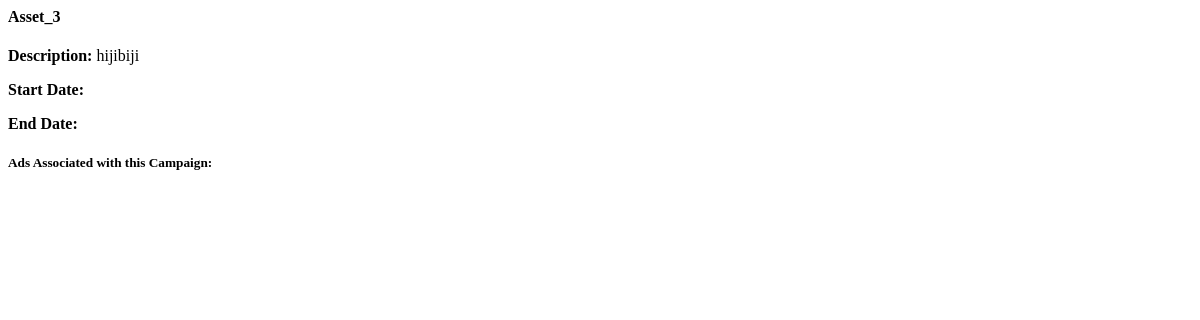
Before: /campaign_details/3 (signed in) with the older database file.
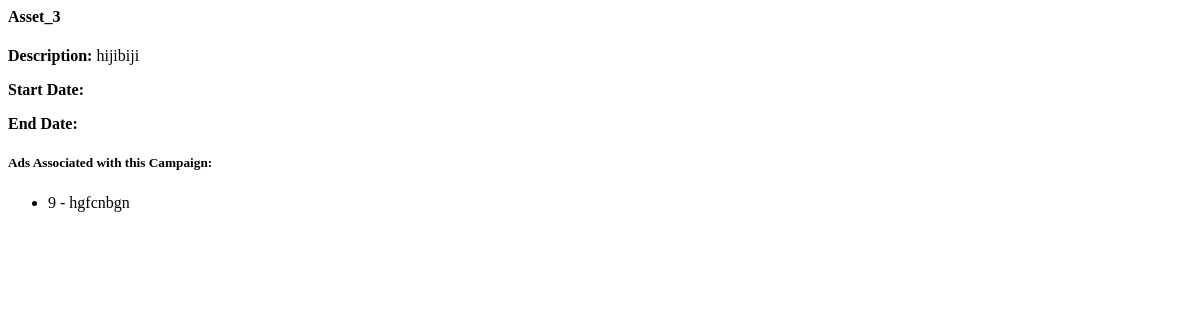
After: the same page with the newer database file.
### app/models.py (models this page shows)
class AdRequest(db.Model):
    id = db.Column(db.Integer, primary_key=True)
    campaign_id = db.Column(db.Integer, db.ForeignKey('campaign.id'), nullable=False)
    influencer_id = db.Column(db.Integer, db.ForeignKey('user.id'), nullable=False)
    requirements = db.Column(db.Text, nullable=False)
    payment_amount = db.Column(db.Float, nullable=False)
    status_influencer = db.Column(db.String(10), nullable=False)
    status_sponsor = db.Column(db.String(10), nullable=False)

### app/routes.py (the view)
@main.route('/campaign_details/<int:campaign_id>', methods=['GET'])
@login_required
def campaign_details(campaign_id):
    campaign = Campaign.query.get_or_404(campaign_id)
    if current_user.role == "influencer":
        ads = AdRequest.query.filter_by(campaign_id=campaign.id, influencer_id = current_user.id).all()
    elif current_user.role == "sponsor":
        ads = AdRequest.query.filter_by(campaign_id=campaign.id).all()
    return render_template('campaign_details.html', campaign=campaign, ads=ads)

### app/models.py (called while the page is built)
@login_manager.user_loader
def load_user(user_id):
    return User.query.get(int(user_id))

### app/templates/campaign_details.html
<div>
    <h4>{{ campaign.name }}</h4>
    <p><strong>Description:</strong> {{ campaign.description }}</p>
    <p><strong>Start Date:</strong> {{ campaign.start_date }}</p>
    <p><strong>End Date:</strong> {{ campaign.end_date }}</p>
    <h5>Ads Associated with this Campaign:</h5>
    <ul>
        {% for ad in ads %}
            <li>{{ ad.id }} - {{ ad.requirements }}</li>
        {% endfor %}
    </ul>
</div>

Changed rows visible on the page:
added AdRequest: id "9", requirements "hgfcnbgn"
